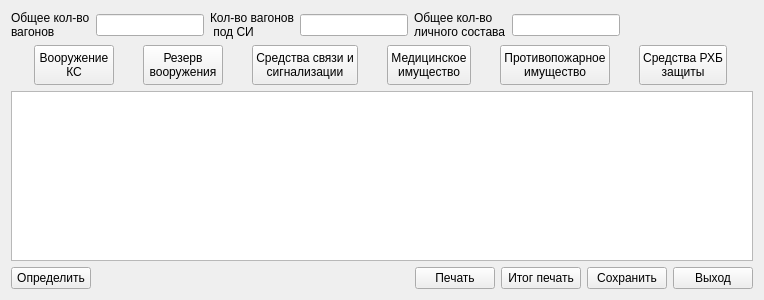
<?xml version="1.0" encoding="UTF-8"?>
<ui version="4.0">
 <class>WeapMatCalcForm</class>
 <widget class="QWidget" name="WeapMatCalcForm">
  <property name="geometry">
   <rect>
    <x>0</x>
    <y>0</y>
    <width>764</width>
    <height>300</height>
   </rect>
  </property>
  <property name="windowTitle">
   <string>Определение вооружения и материальных средств</string>
  </property>
  <property name="windowIcon">
   <iconset>
    <normaloff>../../../../../root/.designer/images/new.png</normaloff>../../../../../root/.designer/images/new.png</iconset>
  </property>
  <layout class="QVBoxLayout" name="verticalLayout">
   <item>
    <layout class="QHBoxLayout" name="horizontalLayout_2">
     <item>
      <widget class="QLabel" name="label">
       <property name="text">
        <string>Общее кол-во
вагонов</string>
       </property>
      </widget>
     </item>
     <item>
      <widget class="QLineEdit" name="leRailCount">
       <property name="sizePolicy">
        <sizepolicy hsizetype="Preferred" vsizetype="Fixed">
         <horstretch>0</horstretch>
         <verstretch>0</verstretch>
        </sizepolicy>
       </property>
       <property name="minimumSize">
        <size>
         <width>80</width>
         <height>0</height>
        </size>
       </property>
       <property name="alignment">
        <set>Qt::AlignCenter</set>
       </property>
       <property name="readOnly">
        <bool>true</bool>
       </property>
      </widget>
     </item>
     <item>
      <widget class="QLabel" name="label_2">
       <property name="text">
        <string>Кол-во вагонов
 под СИ</string>
       </property>
      </widget>
     </item>
     <item>
      <widget class="QLineEdit" name="leRailSiCount">
       <property name="sizePolicy">
        <sizepolicy hsizetype="Preferred" vsizetype="Fixed">
         <horstretch>0</horstretch>
         <verstretch>0</verstretch>
        </sizepolicy>
       </property>
       <property name="minimumSize">
        <size>
         <width>80</width>
         <height>0</height>
        </size>
       </property>
       <property name="alignment">
        <set>Qt::AlignCenter</set>
       </property>
       <property name="readOnly">
        <bool>true</bool>
       </property>
      </widget>
     </item>
     <item>
      <widget class="QLabel" name="label_3">
       <property name="text">
        <string>Общее кол-во
личного состава</string>
       </property>
      </widget>
     </item>
     <item>
      <widget class="QLineEdit" name="lePeopleCount">
       <property name="sizePolicy">
        <sizepolicy hsizetype="Preferred" vsizetype="Fixed">
         <horstretch>0</horstretch>
         <verstretch>0</verstretch>
        </sizepolicy>
       </property>
       <property name="minimumSize">
        <size>
         <width>80</width>
         <height>0</height>
        </size>
       </property>
       <property name="alignment">
        <set>Qt::AlignCenter</set>
       </property>
       <property name="readOnly">
        <bool>true</bool>
       </property>
      </widget>
     </item>
     <item>
      <spacer name="horizontalSpacer_3">
       <property name="orientation">
        <enum>Qt::Horizontal</enum>
       </property>
       <property name="sizeHint" stdset="0">
        <size>
         <width>40</width>
         <height>20</height>
        </size>
       </property>
      </spacer>
     </item>
    </layout>
   </item>
   <item>
    <layout class="QHBoxLayout" name="horizontalLayout_3">
     <item>
      <widget class="QPushButton" name="pbWeapons">
       <property name="sizePolicy">
        <sizepolicy hsizetype="Fixed" vsizetype="Fixed">
         <horstretch>0</horstretch>
         <verstretch>0</verstretch>
        </sizepolicy>
       </property>
       <property name="minimumSize">
        <size>
         <width>0</width>
         <height>40</height>
        </size>
       </property>
       <property name="text">
        <string>Вооружение
КС</string>
       </property>
       <property name="checkable">
        <bool>false</bool>
       </property>
       <property name="checked">
        <bool>false</bool>
       </property>
       <property name="flat">
        <bool>false</bool>
       </property>
      </widget>
     </item>
     <item>
      <widget class="QPushButton" name="pbWeapReserve">
       <property name="sizePolicy">
        <sizepolicy hsizetype="Fixed" vsizetype="Fixed">
         <horstretch>0</horstretch>
         <verstretch>0</verstretch>
        </sizepolicy>
       </property>
       <property name="minimumSize">
        <size>
         <width>0</width>
         <height>40</height>
        </size>
       </property>
       <property name="text">
        <string>Резерв
вооружения</string>
       </property>
       <property name="checkable">
        <bool>false</bool>
       </property>
      </widget>
     </item>
     <item>
      <widget class="QPushButton" name="pbCommRes">
       <property name="sizePolicy">
        <sizepolicy hsizetype="Fixed" vsizetype="Fixed">
         <horstretch>0</horstretch>
         <verstretch>0</verstretch>
        </sizepolicy>
       </property>
       <property name="minimumSize">
        <size>
         <width>0</width>
         <height>40</height>
        </size>
       </property>
       <property name="text">
        <string>Средства связи и
сигнализации</string>
       </property>
       <property name="checkable">
        <bool>false</bool>
       </property>
      </widget>
     </item>
     <item>
      <widget class="QPushButton" name="pbMedProperty">
       <property name="sizePolicy">
        <sizepolicy hsizetype="Fixed" vsizetype="Fixed">
         <horstretch>0</horstretch>
         <verstretch>0</verstretch>
        </sizepolicy>
       </property>
       <property name="minimumSize">
        <size>
         <width>0</width>
         <height>40</height>
        </size>
       </property>
       <property name="text">
        <string>Медицинское
имущество</string>
       </property>
       <property name="checkable">
        <bool>false</bool>
       </property>
      </widget>
     </item>
     <item>
      <widget class="QPushButton" name="pbFireProperty">
       <property name="sizePolicy">
        <sizepolicy hsizetype="Fixed" vsizetype="Fixed">
         <horstretch>0</horstretch>
         <verstretch>0</verstretch>
        </sizepolicy>
       </property>
       <property name="minimumSize">
        <size>
         <width>0</width>
         <height>40</height>
        </size>
       </property>
       <property name="text">
        <string>Противопожарное
имущество</string>
       </property>
       <property name="checkable">
        <bool>false</bool>
       </property>
      </widget>
     </item>
     <item>
      <widget class="QPushButton" name="pbRHBProtection">
       <property name="sizePolicy">
        <sizepolicy hsizetype="Fixed" vsizetype="Fixed">
         <horstretch>0</horstretch>
         <verstretch>0</verstretch>
        </sizepolicy>
       </property>
       <property name="minimumSize">
        <size>
         <width>0</width>
         <height>40</height>
        </size>
       </property>
       <property name="text">
        <string>Средства РХБ
защиты</string>
       </property>
       <property name="checkable">
        <bool>false</bool>
       </property>
      </widget>
     </item>
    </layout>
   </item>
   <item>
    <widget class="QTableView" name="tv">
     <property name="sortingEnabled">
      <bool>true</bool>
     </property>
     <attribute name="verticalHeaderShowSortIndicator" stdset="0">
      <bool>true</bool>
     </attribute>
    </widget>
   </item>
   <item>
    <layout class="QHBoxLayout" name="horizontalLayout">
     <item>
      <widget class="QPushButton" name="pbCalc">
       <property name="styleSheet">
        <string notr="true"/>
       </property>
       <property name="text">
        <string>Определить</string>
       </property>
      </widget>
     </item>
     <item>
      <spacer name="horizontalSpacer">
       <property name="orientation">
        <enum>Qt::Horizontal</enum>
       </property>
       <property name="sizeHint" stdset="0">
        <size>
         <width>40</width>
         <height>20</height>
        </size>
       </property>
      </spacer>
     </item>
     <item>
      <widget class="QPushButton" name="pbPrint">
       <property name="text">
        <string>Печать</string>
       </property>
      </widget>
     </item>
     <item>
      <widget class="QPushButton" name="pbAllPrint">
       <property name="text">
        <string>Итог печать</string>
       </property>
      </widget>
     </item>
     <item>
      <widget class="QPushButton" name="pbSave">
       <property name="text">
        <string>Сохранить</string>
       </property>
      </widget>
     </item>
     <item>
      <widget class="QPushButton" name="pbExit">
       <property name="text">
        <string>Выход</string>
       </property>
      </widget>
     </item>
    </layout>
   </item>
  </layout>
 </widget>
 <resources/>
 <connections/>
</ui>
